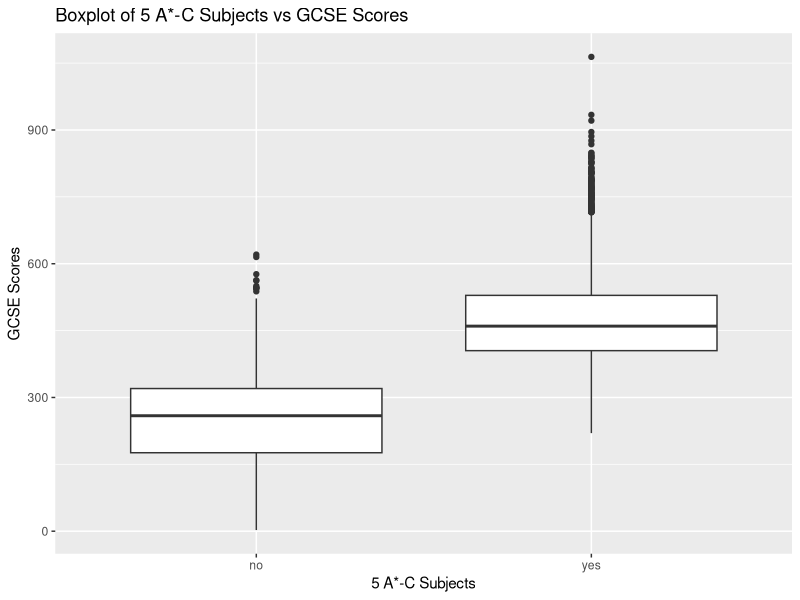
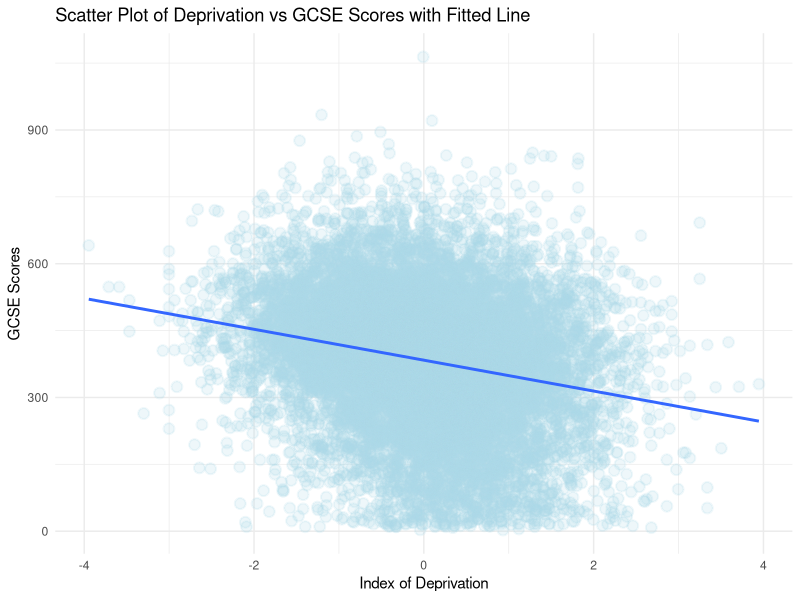
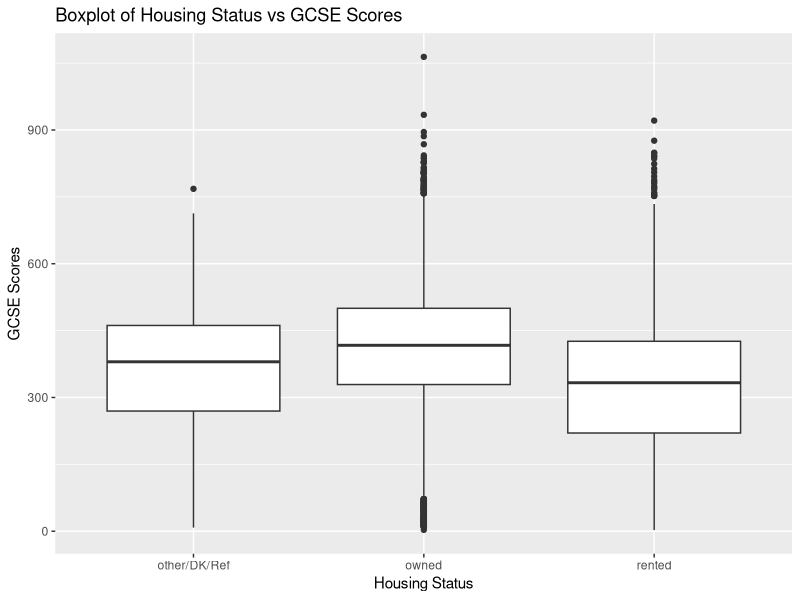
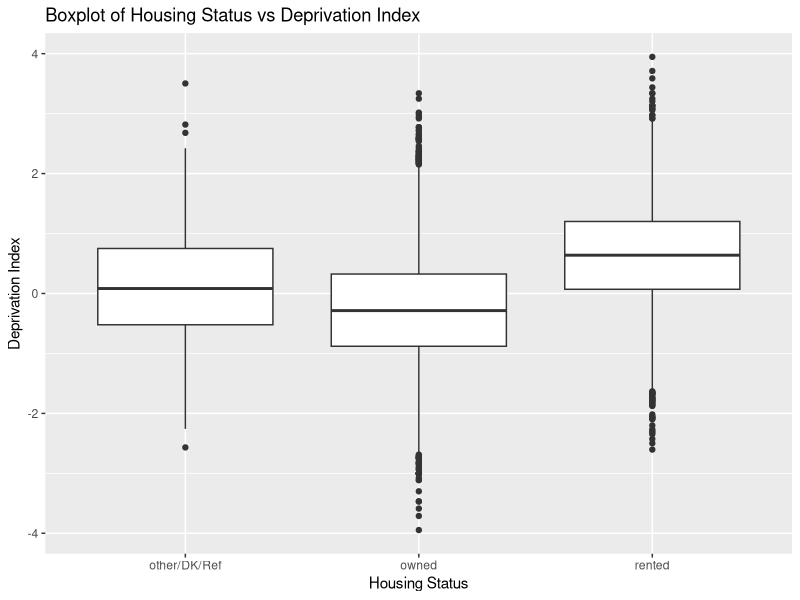
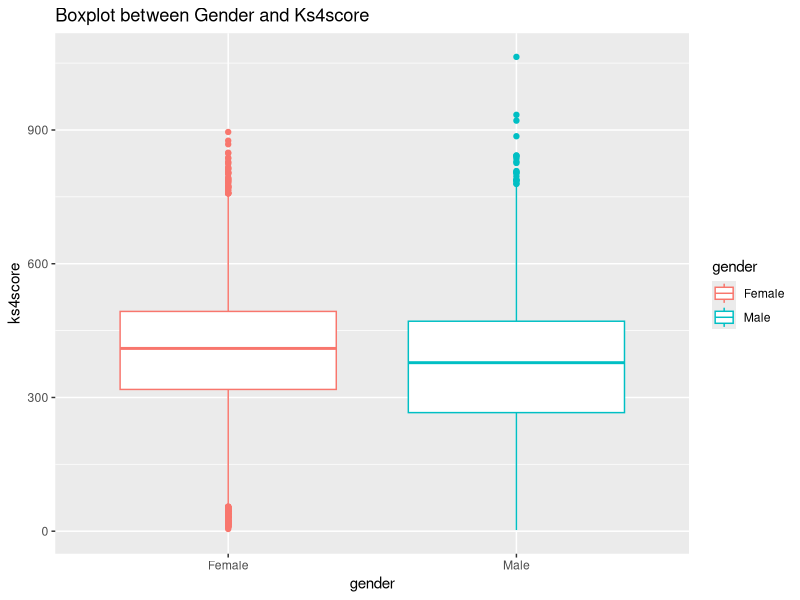
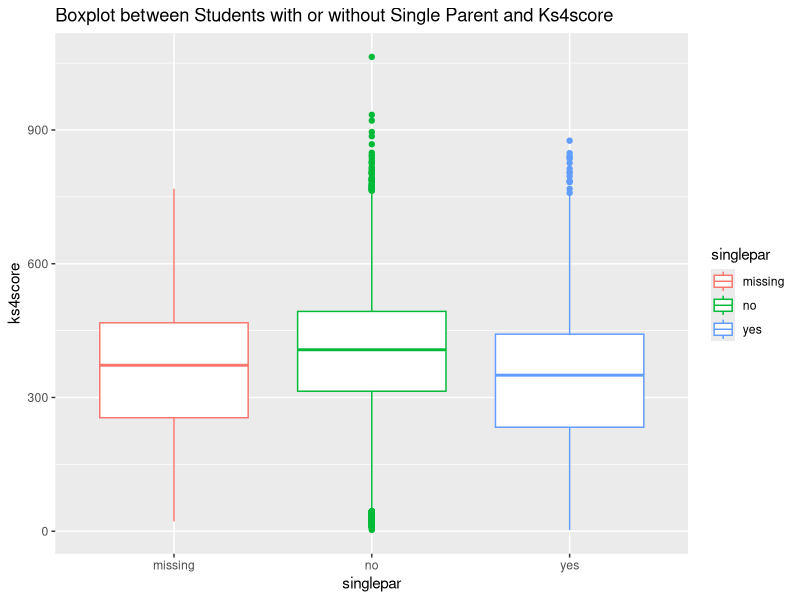
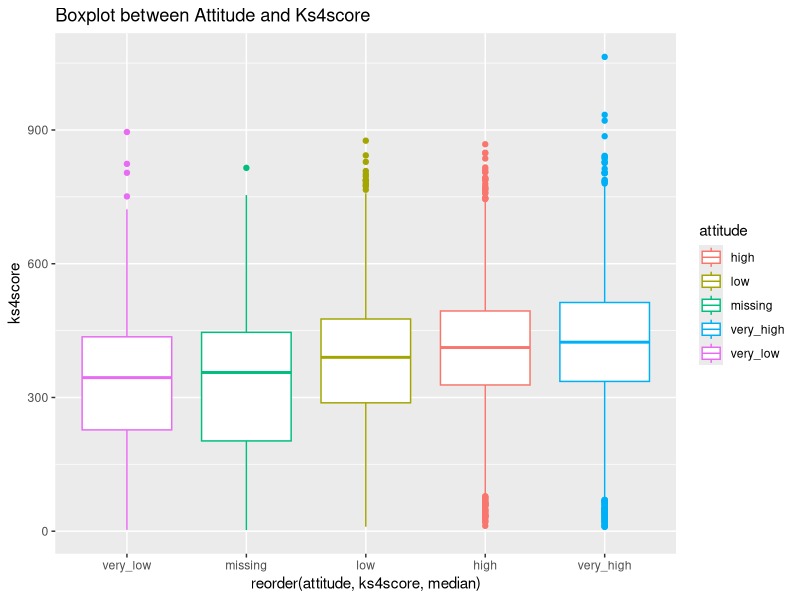
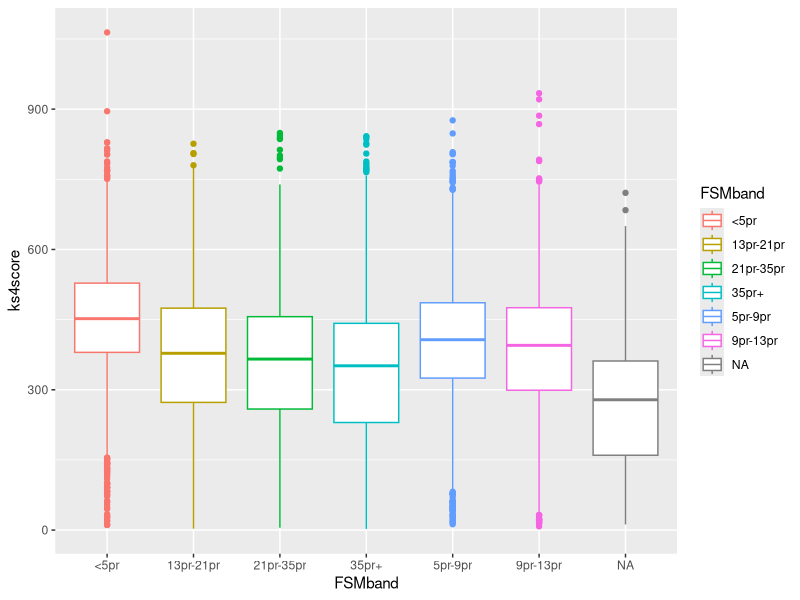

Recreate these plots in R, in order.
## ---- chunk 1
# set up
library(dplyr)       
library(tidyr)      
library(readr)      
library(lubridate)
library(arm)
library(tidyselect)
library(ggplot2)
## ---- chunk 2
# Data Loading
data<-read.csv("data/RWNS_final.csv", header=TRUE,stringsAsFactors=TRUE)
## ---- chunk 3
head(data)
summary(data)
## ---- chunk 4
fiveac_g<-ggplot(data=data, aes(x=fiveac,y=ks4score)) +
  geom_boxplot() +
  labs(title="Boxplot of 5 A*-C Subjects vs GCSE Scores",
         x="5 A*-C Subjects",
         y="GCSE Scores")
fiveac_g
## ---- chunk 5
fiveac_lm <- lm(ks4score ~ fiveac, data = data)
display(fiveac_lm)
## ---- chunk 6
fiveem_lm <- lm(ks4score ~ fiveem, data = data)
display(fiveem_lm)
## ---- chunk 7
IDACI_g<-ggplot(data, aes(x = IDACI_n, y = ks4score)) + 
  geom_point(alpha=0.2, size=3, color="lightblue", stroke=1) + 
  geom_smooth(method = "lm",  
              se = FALSE) + 
  theme_minimal() + 
  labs(title = "Scatter Plot of Deprivation vs GCSE Scores with Fitted Line",
       x = "Index of Deprivation",
       y = "GCSE Scores")

IDACI_g
## ---- chunk 8
# Simple linear regression model
IDACI_lm <- lm(ks4score ~ IDACI_n, data = data)
summary(IDACI_lm)
## ---- chunk 9
house_g<-ggplot(data=data, aes(x=house,y=ks4score)) +
  geom_boxplot() +
  labs(title="Boxplot of Housing Status vs GCSE Scores",
         x="Housing Status",
         y="GCSE Scores")
house_g
## ---- chunk 10
house_IDACI_g<-ggplot(data=data, aes(x=house,y=IDACI_n)) +
  geom_boxplot() +
  labs(title="Boxplot of Housing Status vs Deprivation Index",
         x="Housing Status",
         y="Deprivation Index")
house_IDACI_g
## ---- chunk 11
## gender: no clear relationship between gender and ks4score
ggplot(data, aes(x=gender,y=ks4score, color=gender)) + geom_boxplot() + labs(title = 'Boxplot between Gender and Ks4score')
## ---- chunk 12
ggplot(data, aes(x=singlepar,y=ks4score, color=singlepar)) + geom_boxplot() + labs(title = 'Boxplot between Students with or without Single Parent and Ks4score')
## ---- chunk 13
ggplot(data, aes(x=reorder(attitude, ks4score, median),y=ks4score, color=attitude)) + geom_boxplot() + labs(title = 'Boxplot between Attitude and Ks4score')
## ---- chunk 14
# Simple linear regression model for attitude
attitude_lm <- lm(ks4score ~ attitude, data = data)
summary(attitude_lm)
## ---- chunk 15
ggplot(data, aes(x=FSMband,y=ks4score, color=FSMband)) + geom_boxplot()
## ---- chunk 16
ggplot(data, aes(x=reorder(hiquamum, ks4score, median),y=ks4score, color=hiquamum)) + geom_boxplot() + theme(axis.text.x = element_text(angle = 90, vjust = 0.5, hjust=1))
## ---- chunk 17
# select subset of data for k3 variable
data_k3 <- data[c("ks4score","k3en", "k3ma", "k3sc")]
# tidy up the data for ggplot
tidydata_k3 <- data_k3 %>%
  pivot_longer(cols = -"ks4score", names_to="k3", values_to="level")
tidydata_k3
ggplot(tidydata_k3, aes(x=k3,y=ks4score, color=k3)) + geom_boxplot()
## ---- chunk 18
# Simple linear regression model for k3
k3_lm <- lm(ks4score ~ k3en+k3ma+k3sc, data = data)
summary(k3_lm)
## ---- chunk 19
ggplot(data, aes(x=exclude,y=ks4score, color=exclude)) + geom_boxplot() + labs(title = 'Boxplot between exclude and Ks4score')
## ---- chunk 20
ggplot(data, aes(x=truancy,y=ks4score, color=truancy)) + geom_boxplot() + labs(title = 'Boxplot between truancy and Ks4score')
## ---- chunk 21
ggplot(data, aes(x=absent,y=ks4score, color=absent)) + geom_boxplot() + labs(title = 'Boxplot between absent and Ks4score')
## ---- chunk 22
# Simple linear regression model for absent, exclude, and truancy
absent_lm <- lm(ks4score ~ absent+exclude+truancy, data = data)
summary(absent_lm)
## ---- chunk 23
ggplot(data, aes(x=reorder(SECshort, ks4score, median),y=ks4score, color=SECshort)) + geom_boxplot() + labs(title = 'Boxplot between SECshort and Ks4score') + theme(axis.text.x = element_text(angle = 90, vjust = 0.5, hjust=1))
## ---- chunk 24
ggplot(data, aes(x=parasp,y=ks4score, fill=pupasp)) + geom_boxplot() + labs(title = 'Boxplot between parasp, pupasp, and Ks4score')
## ---- chunk 25
# Simple linear regression model for parasp and pupasp
pasp_lm <- lm(ks4score ~ parasp*pupasp, data = data)
summary(pasp_lm)
